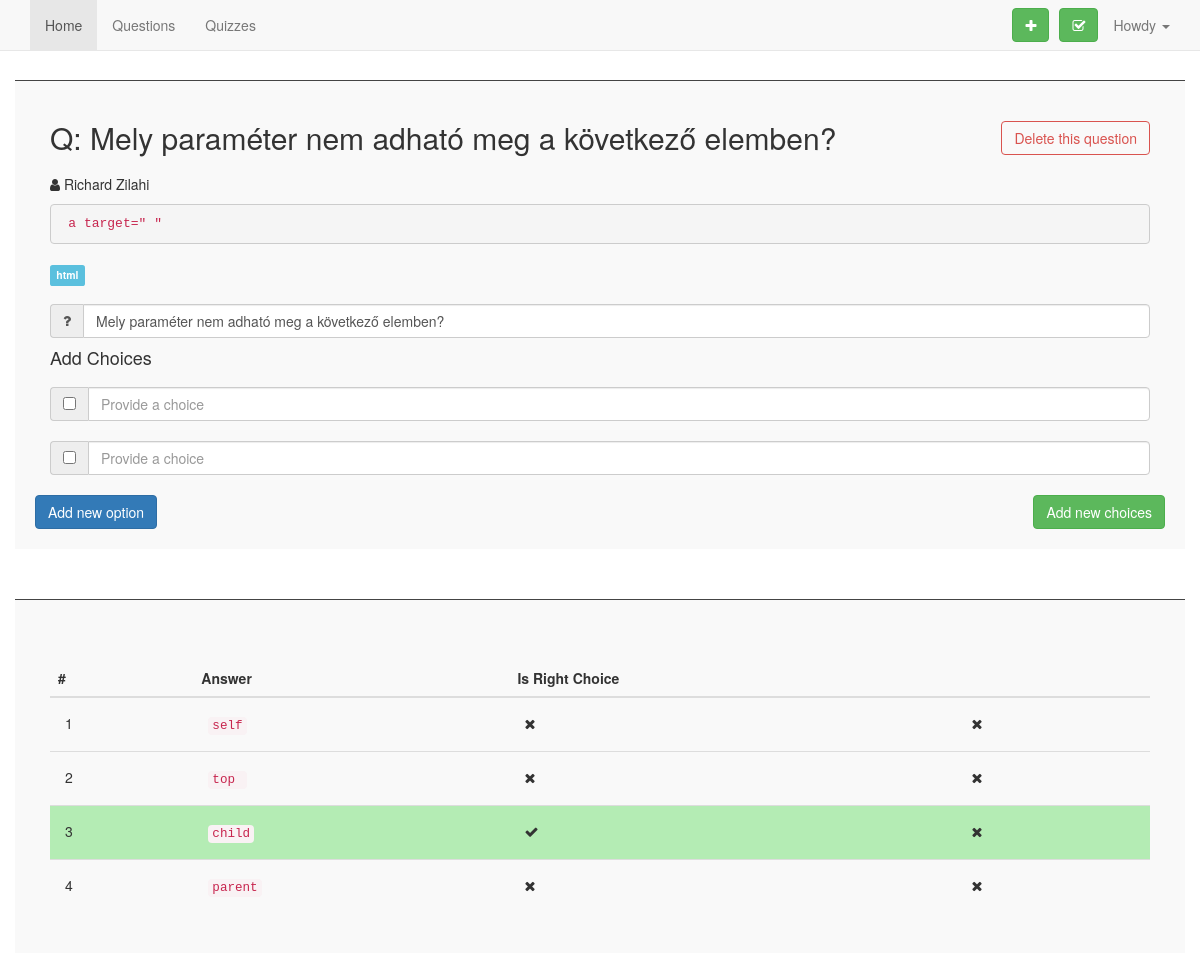
The page /quiz_db/editquestion.php?id=28 on the database its author committed.
### tables this page shows
CREATE TABLE `questions` (
  `id` int(11) unsigned NOT NULL,
  `question` varchar(255) DEFAULT NULL,
  `is_active` tinyint(1) DEFAULT NULL,
  `description` varchar(255) NOT NULL,
  `owner` varchar(255) NOT NULL,
  `tags` varchar(255) NOT NULL
);

CREATE TABLE `answers` (
  `id` int(11) unsigned NOT NULL,
  `question_id` int(11) DEFAULT NULL,
  `is_right_choice` tinyint(1) DEFAULT NULL,
  `choice` varchar(255) DEFAULT NULL
);

### quiz_db/MySQL.php (called while the page is built, shortened)
<?php
class MySQL {
    private static $mysql_connection;
    static function connect() {
        $mysqlDatas = require(__DIR__ . "/configClass.php");
        self::$mysql_connection = new mysqli($mysqlDatas["mysql_host"], $mysqlDatas["mysql_username"], $mysqlDatas["mysql_password"], $mysqlDatas["mysql_database"]);
        self::$mysql_connection->set_charset("utf8");
        return mysqli_connect_errno();
    }
    static function getRows($query) {
        $array = array();
        if ( $result = self::$mysql_connection->query($query) ) {
            while ( $row = $result->fetch_object() ) {
                $array[] = $row;
            }
        }
        return $array;
    }
}
?>

### quiz_db/functions.php (the view, shortened to what this page needs)
<?php
include_once("MySQL.php");
function getASpecificQuestion ($questionId) {
  $getAQuestionSql = "SELECT * FROM `questions` WHERE `id` = $questionId ";
  $rows = MySQL::getRows($getAQuestionSql);
  foreach ($rows as $row ) {
    $id = $row->id;
    $question = $row->question;
    $isActive = $row->is_active;
    $description = $row->description;
    $tags = $row->tags;
    $owner = $row->owner;
    $quizOwner = getUserDetails($owner);
    $tagsArray = explode(",", $tags);
    for ($i=0; $i<count($tagsArray)-1; $i++) {
      $tagsResult .= '<span class="label label-info tags">'.$tagsArray[$i].'</span>';
    }
    $question = array('tags' => $tagsResult, 'question' => $question, 'id' => $id, 'is_active' => $isActive, 'desc' => $description, 'owner' => $quizOwner['fullname']);
  }
  return $question;
}
function getAllAnswerForQuestion ($id) {
  $getAllAnswerForQuestionSql = "SELECT * FROM `answers` WHERE `question_id` = $id  ";
  $rows = MySQL::getRows($getAllAnswerForQuestionSql);
    $count = 0;
  foreach ($rows as $row ) {
    $count++;
    $id = $row->id;
    $choice = $row->choice;
    $isRightChoice = $row->is_right_choice;
    $rightChoiceIcon = getRightChoiceIcon($isRightChoice);
    echo '<tr class="clickable-row '.$rightChoiceIcon['class'].'" data-id="'.$id.'">
    <td>'.$count.'</td>
    <td>'.$choice.'</td>
    <td>'.$rightChoiceIcon['icon'].'</td>
    <td>
    <i class="fa fa-times action-icon"></i>
    </td>
    </tr>
    ';
  }
}
function getRightChoiceIcon ($isRightChoice) {
  if ($isRightChoice) {
    $icon = '<i class="fa fa-check"></i>';
    $class = 'right-choice';
  } else {
    $icon = '<i class="fa fa-times"></i>';
    $class = '';
  }
  $result = array('icon' => $icon, 'class' => $class);
  return $result;
}
function getUserDetails ($username) {
    $getUserDetailsSql = "SELECT * FROM `users` where `username` = '$username' LIMIT 1" ;
    $rows = MySQL::getRows($getUserDetailsSql);
    $firstRow = $rows[0];
    $usersFullname = $firstRow->fullname;
    $result = array('fullname' => $usersFullname, );
    return $result;
}
?>

### quiz_db/editquestion.php (shortened to what this page needs)
<?php
$questionId = $_GET['id'];
include_once("functions.php");
$currentQuestion = getASpecificQuestion($questionId);
?>
<!DOCTYPE html>
<html>
<head>
    <link rel="stylesheet" href="https://maxcdn.bootstrapcdn.com/bootstrap/3.3.7/css/bootstrap.min.css" />
    <link rel="stylesheet" href="css/questions.css" />
    <link rel="stylesheet" href="https://maxcdn.bootstrapcdn.com/font-awesome/4.7.0/css/font-awesome.min.css" />
</head>
  <body>
    <?php include_once("menu.php"); ?>
    <div class="container">
      <div class="row addnewquestionbox editquestion-container">
        <div id="optioncontainer" class="col-lg-12">
          <h2 data-id="<?php echo $currentQuestion['id']; ?>" id="questionid">Q: <?php echo $currentQuestion['question']; ?>
            <button data-id="<?php echo $questionId;?>" id="deletequestion" class="btn btn-outline-danger pull-right">Delete this question</button>
          </h2>
          <div class="input-group">
            <p>
              <i class="fa fa-user"></i> <?php echo $currentQuestion['owner']; ?>
            </p>
          </div>
          <pre><?php echo $currentQuestion['desc'] ?></pre>
          <div class="input-group">
            <?php echo $currentQuestion['tags'] ?>
          </div>
          <div class="input-group">
            <span class="input-group-addon" id="basic-addon1">
              <i class="fa fa-question"></i>
            </span>
            <input id="question" name="question" type="text" class="form-control" value="<?php echo $currentQuestion['question']; ?>" aria-describedby="basic-addon1">
          </div>
          <h4>Add Choices</h4>
          <div class="input-group">
            <span class="input-group-addon" id="basic-addon1">
              <input data-number="1" type="checkbox" aria-label="">
            </span>
            <input id="choice-1" data-number="1" name="choice-1" type="text" class="form-control" placeholder="Provide a choice" aria-describedby="basic-addon1">
          </div>
          <div class="input-group">
            <span class="input-group-addon" id="basic-addon1">
              <input data-number="2" type="checkbox" aria-label="">
            </span>
            <input id="choice-2" data-number="2" name="choice-2" type="text" class="form-control" placeholder="Provide a choice" aria-describedby="basic-addon1">
          </div>
        </div>
        <div class="input-group pull-left">
          <button id="addnewoption" class="btn btn-primary">Add new option</button>
        </div>
        <div id="submitbutton" class="input-group pull-right">
          <button id="sbmitchoices" class="btn btn-success">Add new choices</button>
        </div>
      </div>
    </div>
    <div class="container">
      <div class="row addnewquestionbox">
        <div id="answerscontainer" class="col-lg-12">
          <table id="questions" class="table table-hover">
            <thead>
              <tr>
                <th>#</th>
                <th>Answer</th>
                <th>Is Right Choice</th>
                <th></th>
              </tr>
            </thead>
            <tbody>
              <?php getAllAnswerForQuestion($questionId);?>
            </tbody>
          </table>
      </div>
    </div>
  </div>
  </body>
</html>

### quiz_db/css/questions.css (style rules this page uses)
table#questions, #questions { margin-top: 40px; }
.addnewquestionbox { padding: 20px; background-color: #f9f9f9; border-top: 1px solid #444; margin-top: 50px; }
#submitbutton { margin-top: 20px; }
.action-icon { margin-right: 10px; }
.table>tbody>tr>td { padding: 15px; }
.input-group { margin-top: 20px; }
.btn-outline-danger { color: #d9534f; background-image: none; background-color: transparent; border-color: #d9534f }
.right-choice { background-color: #b4ecb4 }
code { color: #c7254e !important; }
.editquestion-container { margin-top: 80px; }
span.tags { margin-right: 10px; }

### rows shown on the page
questions: question "Mely paraméter nem adható meg a következő elemben?", description "a target=\" \"", tags "html"
answers: choice "self", is_right_choice 0 (drawn)
answers: choice "top", is_right_choice 0 (drawn)
answers: choice "child", is_right_choice 1 (drawn)
answers: choice "parent", is_right_choice 0 (drawn)

### other values the page prints
$currentQuestion['owner'] "Richard Zilahi"
